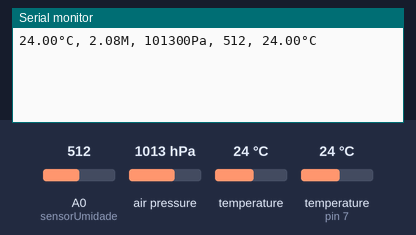
Recording of a sketch running on a simulated Arduino Uno, built with avr-gcc and run on an emulated ATmega328P. Parts: the last lines printed to the serial monitor. The inputs (shaded band) are chosen by the test bench; at power-on: air pressure 1013 hPa, temperature (sensor on pin 7) 24 °C, A0 (sensorUmidade) = 512, temperature 24 °C.

Above: at 1.5 s.
1.6 s: air pressure set to 952 hPa
At 3.4 s:
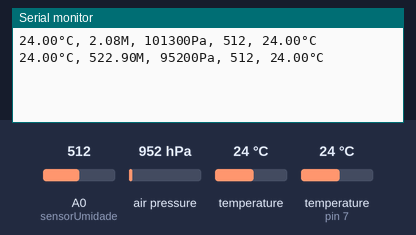
3.7 s: temperature (sensor on pin 7) set to 12 °C
At 5.2 s:
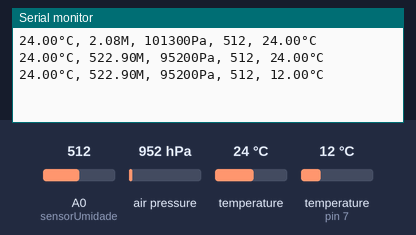
5.8 s: A0 (sensorUmidade) set to 716
At 6.8 s:
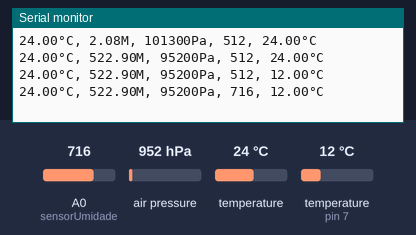
7.9 s: temperature (sensor 0) set to 12 °C
At 8.4 s:
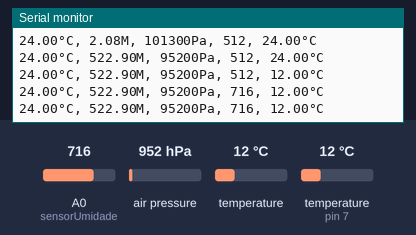
10.0 s: temperature (sensor on pin 7) set to 19 °C
At 11.9 s:
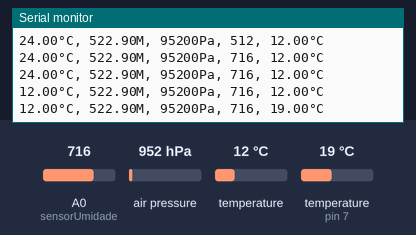
12.1 s: A0 (sensorUmidade) set to 992
At 14.2 s:
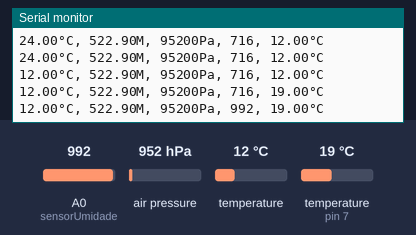
Timing chart, 0 to 15.2 s (numbered marks = the images above; inputs shaded):
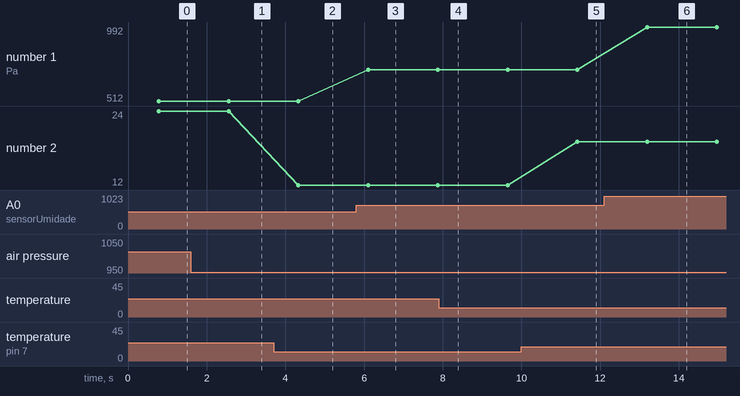

The sketch:

sensoresEstufaBETA.ino
```cpp
//libs do barometro:
#include <Adafruit_BMP085.h>
#include <Wire.h>

//libs do sensor de temperatura:
#include <OneWire.h>
#include <DallasTemperature.h>
#define ONE_WIRE_BUS 7

int sensorUmidade = 14;

Adafruit_BMP085 barometro;
OneWire oneWire(ONE_WIRE_BUS);
DallasTemperature sensors(&oneWire);

void setup() {
  Serial.begin(9600);
  pinMode(sensorUmidade, INPUT);
  if (!barometro.begin()){
    Serial.println("Barometro não identificado, verifique as conexões.");
    while(1){}
  }

  sensors.begin();

}

void loop() {
  sensors.requestTemperatures();

  String bmpTemperatura = String(barometro.readTemperature(), 2);
  String bmpAltitude = String(barometro.readAltitude());
  String bmpPressao = String(barometro.readPressure());
  String umidade = String(analogRead(sensorUmidade));
  String temperaturaSolo = String(sensors.getTempCByIndex(0), 2);

  Serial.println( bmpTemperatura + "°C, " + bmpAltitude + "M, " + bmpPressao + "Pa, " + umidade + ", " + temperaturaSolo + "°C");
  delay(1000);
}
```

Measured:
- after the input at 1.6 s, the serial monitor: prints a new line after 0.96 s (image 1)
- after the input at 3.7 s, the serial monitor: prints a new line after 0.63 s (image 2)
- after the input at 5.8 s, the serial monitor: prints a new line after 0.30 s (image 3)
- after the input at 10.0 s, the serial monitor: prints a new line after 1.4 s (image 5)
- after the input at 12.1 s, the serial monitor: prints a new line after 1.1 s (image 6)
- plotted number 1: 512 → 716 after the input at 5.8 s, 716 → 992 after the input at 12.1 s
- plotted number 2: 24 → 12 after the input at 3.7 s, 12 → 19 after the input at 10.0 s
